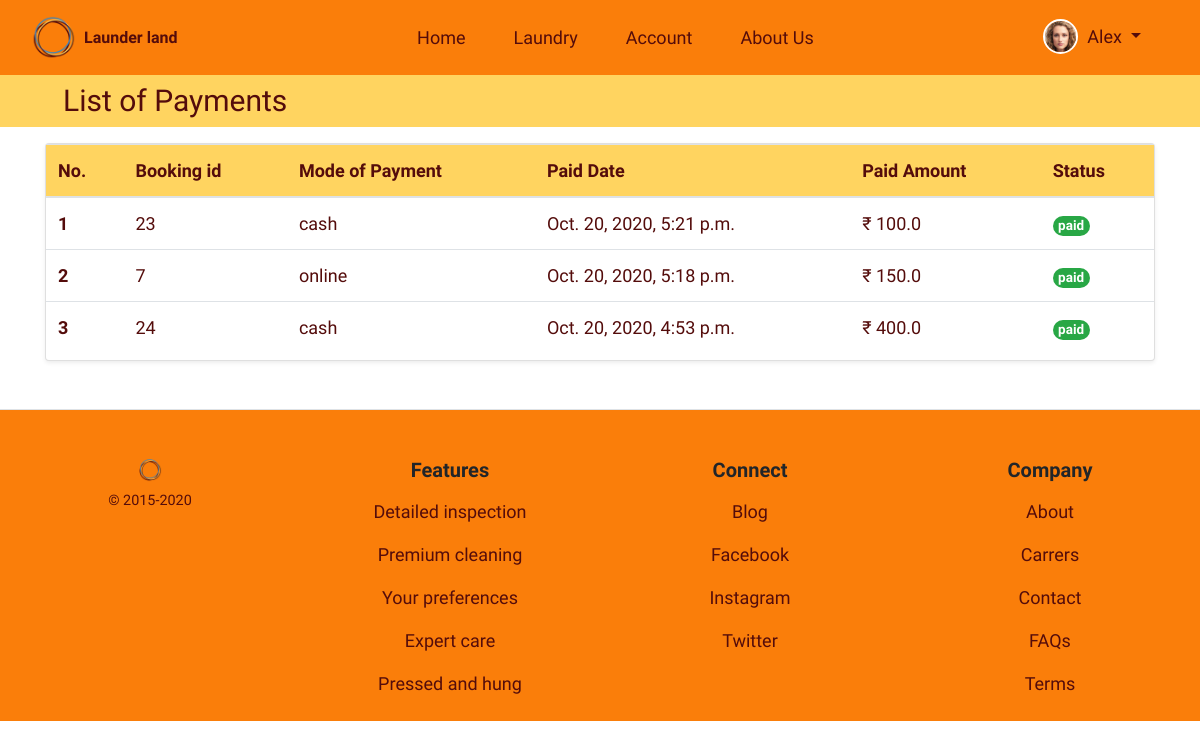
The app's page /laundry/payments/ (signed in) with its own data.
### usermodule/models.py (models this page shows, shortened)
class User(AbstractUser):
    username = None
    mobile = models.CharField(unique=True, max_length=10)
    email = models.EmailField(unique=True)
    first_name = models.CharField(max_length=15)
    profile_pic = models.ImageField(default="profile.png", blank=True)
    gender_choice = (('Male', 'Male'), ('Female', 'Female'),
                     ('Other', 'Other'))
    gender = models.CharField(max_length=7, choices=gender_choice)
    user_type_choice = ((1, 'Owner'), (2, 'Staff'), (3, 'Customer'))
    user_type = models.PositiveSmallIntegerField(
        choices=user_type_choice)
    staff_status = models.BooleanField(default=False)
    address = models.CharField(max_length=100)
    street = models.CharField(max_length=50)
    city = models.CharField(max_length=50)
    state = models.CharField(max_length=50)
    pincode = models.CharField(max_length=6)
    creation_date = models.DateTimeField(auto_now_add=True)
    objects = UserManager()
    USERNAME_FIELD = 'mobile'
    REQUIRED_FIELDS = ['first_name']
    class Meta:
        verbose_name = 'User'
        verbose_name_plural = 'Users'

### laundry/models.py (models this page shows, shortened)
class Payment(models.Model):
    cust_id = models.ForeignKey(
        User, on_delete=models.CASCADE)
    booking_id = models.ForeignKey(Booking, on_delete=models.CASCADE)
    payment_mode_choice = (('cash', 'Cash'),
                           ('online', 'Online'))
    payment_mode = models.CharField(
        max_length=25, choices=payment_mode_choice, default=payment_mode_choice[0][0])
    paid_date = models.DateTimeField(auto_now_add=True)
    paid_amount = models.FloatField(null=True, blank=True)
    status_choice = (('paid', 'Paid'),
                     ('not_paid', 'Not Paid'))
    status = models.CharField(
        max_length=10, choices=status_choice, default=status_choice[1][0])
    class Meta:
        verbose_name = 'Payment'
        verbose_name_plural = 'Payments'

class Booking(models.Model):
    cust_id = models.ForeignKey(
        User, on_delete=models.CASCADE, related_name="cid")
    assigned_staff = models.ForeignKey(User, on_delete=models.CASCADE)
    services = models.ForeignKey(Service, on_delete=models.SET_NULL, null=True)
    sub_service = models.ForeignKey(
        Subservice, on_delete=models.SET_NULL, null=True)
    quantity = models.PositiveIntegerField()
    amount = models.FloatField(null=True, blank=True)
    delivery_choice = (('pickup', 'Pickup (Self)'), ('door-step', 'Door Step'))
    delivery_type = models.CharField(choices=delivery_choice, max_length=30)
    status_choice = (('pending', 'Pending'), ('cleaning', 'Cleaning'), ('pickedup', 'Picked Up'), ('canceled', 'Canceled'),
                     ('ready', 'Ready'), ('delivered', 'Delivered'))
    status = models.CharField(max_length=20, choices=status_choice,
                              default=status_choice[0][0])
    booked_on = models.DateTimeField(auto_now_add=True)
    class Meta:
        verbose_name = 'Booking'
        verbose_name_plural = 'Bookings'

### laundry/views.py (the view)
# urls.py: path('payments/', payment_list, name='payment'),
@login_required
def payment_list(request):
    payments = None
    if request.user.user_type == 1 or request.user.user_type == 2:
        payments = Payment.objects.all().order_by('paid_date').reverse()
    elif request.user.user_type == 3:
        payments = Payment.objects.filter(
            cust_id=request.user.id).order_by('paid_date').reverse()
    return render(request, 'laundry/payment.html', {'payments': payments})

### templates/laundry/payment.html (shortened to what this page needs)
{% extends 'base_layout.html' %}
{% load static %}
{% block content %}
<body>
    <article class="bg_light_orange_2 container-fluid py-2">
        <section class="pr-md-auto pl-md-5 text-center text-md-left">
            <h3 class="brown mb-0 clamp_size_header">List of Payments</h3>
        </section>
    </article>
    <article class="container my-2">
        <section class="card shadow-sm my-3 w-100">
            <div class="card-body p-0">
                {% if payments %}
                <div class="table-responsive table-wrapper">
                    <table class="table table-hover mb-0 brown">
                        <thead class="bg_light_orange_2">
                            <tr>
                                <th scope="col">No.</th>
                                <th scope="col">Booking id</th>
                                <th scope="col">Mode of Payment</th>
                                <th scope="col">Paid Date</th>
                                <th scope="col">Paid Amount</th>
                                <th scope="col">Status</th>
                            </tr>
                        </thead>
                        <tbody>
                            {% for data in payments %}
                            <tr>
                                {% if forloop %}
                                <th>{{forloop.counter}}</a>
                                </th>
                                {% endif %}
                                <td>{{ data.booking_id.id }}</td>
                                <td>{{ data.payment_mode }}</td>
                                <td>{{ data.paid_date }}</td>
                                <td>&#x20B9; {{ data.paid_amount|default:"-----" }}</td>
                                <td>
                                    <span class="badge rounded-pill mb-0 badge-success">{{ data.status }}</span>
                                </td>
                            </tr>
                            {% endfor %}
                        </tbody>
                    </table>
                </div>
                {% else %}
                <div class="row d-flex justify-content-center align-items-center" style="height: 50vh;">
                    <h4 class="bold brown">You haven't done any payment yet!!</h4>
                </div>
                {% endif %}
            </div>
        </section>
    </article>
</body>
{% endblock %}

### templates/header.html (shortened to what this page needs)
{% load static %}
{% url 'homepage' as home %}
{% url 'usermodule:myaccount' as myaccount %}
{% url 'laundry:laundry' as laundry %}
<div>
    <nav class="navbar navbar-expand-lg bg_orange_1">
        <div class="container mx_width_100 justify-content-between">
            <a class="navbar-brand flex-shrink-0 btn-cust d-flex" href="{% url 'homepage' %}"
                style="min-width: 7rem"><img src="{% static 'images/logo.png' %}" alt="Horbax" width="45" />
                <h6 class="my-auto ml-2 brown bold">Launder land</h6>
            </a>
            <div class="container order-1 order-lg-0">
                <div class="navbar-collapse collapse d-lg-flex justify-content-center align-items-center"
                    id="navbarCollapse">
                    <ul class="navbar-nav">
                        <li class="nav-item my-2 mx-lg-3 clamp_size">
                            <a class="{% if request.get_full_path == home %}actives{% else %}brown{% endif %} nav-link border-0 btn-cust text-center header_big"
                                href="{% url 'homepage' %}">Home</a>
                        </li>
                        <li class="nav-item my-2 mx-lg-3 clamp_size">
                            <a class="{% if request.get_full_path == laundry %}actives{% else %}brown{% endif %} nav-link header_big border-0 btn-cust text-center"
                                href="{% url 'laundry:laundry' %}">Laundry</a>
                        </li>
                        {% if user.is_authenticated %}
                        <li class="nav-item my-2 mx-lg-3 clamp_size">
                            <a class="{% if request.get_full_path == myaccount %}actives{% else %}brown{% endif %} nav-link header_big border-0 btn-cust text-center"
                                href="{% url 'usermodule:myaccount' %}">Account</a>
                        </li>
                        {% endif %}
                        <li class="nav-item my-2 mx-lg-3 clamp_size">
                            <a class="brown nav-link header_big border-0 btn-cust text-center" href="#">About Us</a>
                        </li>
                    </ul>
                </div>
            </div>
            <div class="navbar-toolbar d-flex flex-shrink-0 align-items-center order-0 orderlg-1">
                {% if user.is_authenticated %}
                <div class="nav-item dropdown d-flex order-md-2">
                    <a class="navbar-tool mx-sm-1 mx-md-0 text-decoration-none btn-cust"
                        href="{% url 'usermodule:myaccount' %}">
                        <div class="navbar-tool-icon-box">
                            <img class="rounded-circle" src="{{ user.profile_pic.url }}" width="35"
                                style="border: 2px solid white" alt="Profile" />
                        </div>
                    </a>
                    <a class="nav-link dropdown-toggle btn-cust d-none d-md-block px-1 mr-lg-4
              {% if request.get_full_path == profile %}active{% else %}brown{% endif %}" href="#" id="navbardrop"
                        data-toggle="dropdown">
                        {{ user.first_name }}
                    </a>
                </div>
                {% endif %}
            </div>
        </div>
    </nav>
</div>

### static/css/style.css (style rules this page uses)
body { background-image: url("/static/images/home_page.png"); background-attachment: fixed; background-size: cover; -webkit-background-size: cover; -moz-background-size: cover; -o-background-size: cover; background-repeat: no-repeat; background-blend-mode: overlay; font-family: "Quicksand"; font-size: large; }
.btn-cust { transition: transform 80ms ease-in; }
.brown { color: #540c0b !important; }
.bg_orange_1 { background-color: #fa7e0a !important; }
.bg_light_orange_2 { background-color: #ffd460 !important; }
.bold { font-weight: 700 !important; }
.clamp_size { font-size: clmp(17px, 2.5vw, 21px) !important; }
.clamp_size_header { font-size: clamp(25px, 2.5vw, 32px) !important; }
.navbar-tool { position: relative; display: -ms-flexbox; display: flex; -ms-flex-align: center; align-items: center; }
.navbar-tool-icon-box { position: relative; width: 2.875rem; height: 2.875rem; border-radius: 50%; line-height: 2.625rem; text-align: center; color: #540c0b; }
.mx_width_100 { max-width: 100% !important; }
.table-wrapper { max-height: 350px; overflow: auto; display: inline-block; }

### records on screen
User: profile_pic (picture), first_name "Alex"
Payment: booking_id.id "23", payment_mode "cash", paid_date "Oct. 20, 2020, 5:21 p.m.", paid_amount "100.0", status "paid"
Payment: booking_id.id "7", payment_mode "online", paid_date "Oct. 20, 2020, 5:18 p.m.", paid_amount "150.0", status "paid"
Payment: booking_id.id "24", payment_mode "cash", paid_date "Oct. 20, 2020, 4:53 p.m.", paid_amount "400.0", status "paid"
